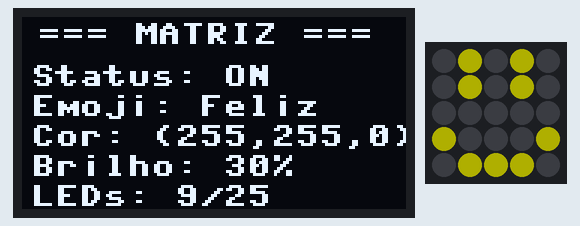
Simulated run of this program. Board: Raspberry Pi Pico running MicroPython. Shown: 128×64 one-colour display, 5×5 RGB LED matrix. Dim RGB values are drawn brighter than linear; the 25 LEDs are laid out as on the BitDogLab board (LED 0 bottom right, every second row reversed); what the program prints to the serial console is not drawn. At 0.1 s the program stops and its outputs stay as they are.

Above: at 0.1 s.

The program:

display_dashboard_matriz.py
```python
# display_dashboard_matriz.py
# Mostra informações da matriz de LEDs no display
# Bloco: Dashboard da Matriz

from machine import Pin, I2C
from ssd1306 import SSD1306_I2C
import neopixel
import time

# Configuração
i2c = I2C(1, scl=Pin(3), sda=Pin(2), freq=400000)
oled = SSD1306_I2C(128, 64, i2c)
np = neopixel.NeoPixel(Pin(7), 25)
LED_MATRIX = [[24,23,22,21,20],[15,16,17,18,19],[14,13,12,11,10],[5,6,7,8,9],[4,3,2,1,0]]

# Acende um emoji na matriz para ter dados
EMOJIS_5X5 = {"happy": [0,1,0,1,0, 0,1,0,1,0, 0,0,0,0,0, 1,0,0,0,1, 0,1,1,1,0]}
cor = (255, 255, 0)
brilho = 30
fator = brilho / 100 * 0.7
cor_ajustada = (int(cor[0] * fator), int(cor[1] * fator), int(cor[2] * fator))

for i in range(25):
    np[i] = (0, 0, 0)
padrao = EMOJIS_5X5["happy"]
for y in range(5):
    for x in range(5):
        if padrao[y * 5 + x] == 1:
            np[LED_MATRIX[y][x]] = cor_ajustada
np.write()

# Mostra dashboard no display
leds_acesos = sum(1 for i in range(25) if np[i] != (0, 0, 0))
oled.fill(0)
oled.text("=== MATRIZ ===", 5, 2, 1)
oled.text("Status: ON", 3, 16, 1)
oled.text("Emoji: Feliz", 3, 26, 1)
oled.text("Cor: (255,255,0)", 3, 36, 1)
oled.text("Brilho: 30%", 3, 46, 1)
oled.text("LEDs: " + str(leds_acesos) + "/25", 3, 56, 1)
oled.show()
print("Dashboard exibido!")
```
